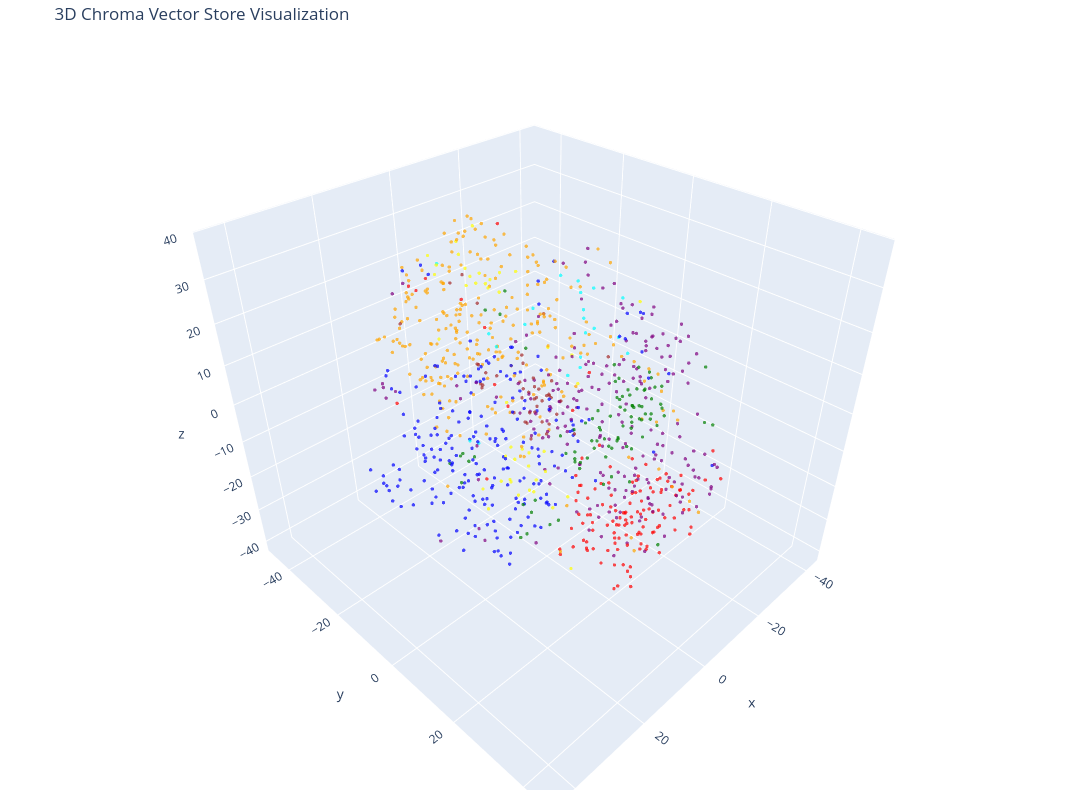

Write notebook code for a chart like this one.
### Code cell
# Create the 3D scatter plot
fig = go.Figure(data=[go.Scatter3d(
    x=reduced_vectors[:, 0],
    y=reduced_vectors[:, 1],
    z=reduced_vectors[:, 2],
    mode='markers',
    marker=dict(size=2, color=colors, opacity=0.7),
    text=[f"Category: {c}<br>Text: {d[:50]}..." for c, d in zip(categories, documents)],
    hoverinfo='text'
)])

fig.update_layout(
    title='3D Chroma Vector Store Visualization',
    scene=dict(xaxis_title='x', yaxis_title='y', zaxis_title='z'),
    width=1200,
    height=800,
    margin=dict(r=20, b=10, l=10, t=40)
)

fig.show()

### Figure 1 — Plotly figure (JSON) as saved in the notebook; plotly's stock layout.template omitted (floating-point values rounded to 4 significant figures; data arrays with more than 128 entries replaced by an {"elided": "..."} marker saying what was removed)
{"data": [{"hoverinfo": "text", "marker": {"color": {"elided": "1000 str values"}, "opacity": 0.7, "size": 2}, "mode": "markers", "text": {"elided": "1000 str values"}, "type": "scatter3d", "x": {"elided": "1000 float values"}, "y": {"elided": "1000 float values"}, "z": {"elided": "1000 float values"}}], "layout": {"height": 800, "margin": {"b": 10, "l": 10, "r": 20, "t": 40}, "scene": {"xaxis": {"title": {"text": "x"}}, "yaxis": {"title": {"text": "y"}}, "zaxis": {"title": {"text": "z"}}}, "title": {"text": "3D Chroma Vector Store Visualization"}, "width": 1200}}
